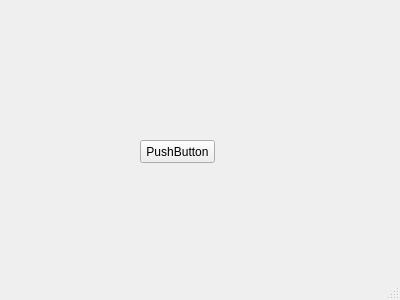
<?xml version="1.0" encoding="UTF-8"?>
<ui version="4.0">
 <class>MainWindow</class>
 <widget class="QMainWindow" name="MainWindow">
  <property name="geometry">
   <rect>
    <x>0</x>
    <y>0</y>
    <width>400</width>
    <height>300</height>
   </rect>
  </property>
  <property name="windowTitle">
   <string>MainWindow</string>
  </property>
  <widget class="QWidget" name="centralWidget">
   <widget class="QPushButton" name="pushButton">
    <property name="geometry">
     <rect>
      <x>140</x>
      <y>140</y>
      <width>75</width>
      <height>23</height>
     </rect>
    </property>
    <property name="text">
     <string>PushButton</string>
    </property>
   </widget>
  </widget>
  <widget class="QStatusBar" name="statusBar"/>
 </widget>
 <layoutdefault spacing="6" margin="11"/>
 <resources/>
 <connections/>
</ui>
